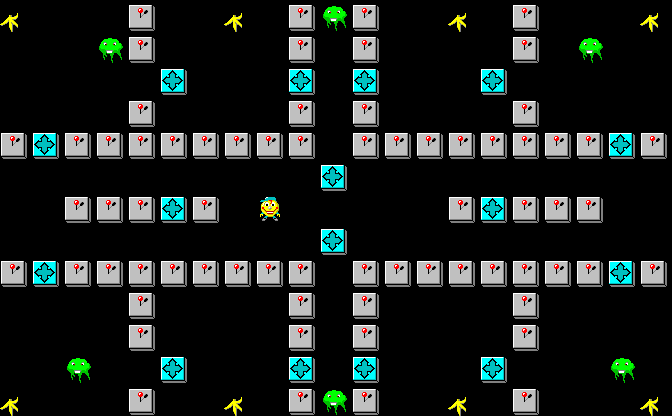

Below is a game level as drawn by its tile map, then a one-line description and the .tmx file that defines it, in full:
An orthogonal 21x13 tile map with 32x32 px tiles, 1 tile layer (Tile Layer 1).

<map version="1.9" tiledversion="1.9.1" orientation="orthogonal" renderorder="right-down" width="21" height="13" tilewidth="32" tileheight="32" infinite="0" nextlayerid="2" nextobjectid="1">
 <tileset firstgid="1" source="banania.tsx" />
 <layer id="1" name="Tile Layer 1" width="21" height="13">
  <data encoding="csv">
4, 0, 0, 0, 3, 0, 0, 4, 0, 3, 10, 3, 0, 0, 4, 0, 3, 0, 0, 0, 4
, 0, 0, 0, 10, 3, 0, 0, 0, 0, 3, 0, 3, 0, 0, 0, 0, 3, 0, 10, 0, 0
, 0, 0, 0, 0, 0, 5, 0, 0, 0, 5, 0, 5, 0, 0, 0, 5, 0, 0, 0, 0, 0
, 0, 0, 0, 0, 3, 0, 0, 0, 0, 3, 0, 3, 0, 0, 0, 0, 3, 0, 0, 0, 0
, 3, 5, 3, 3, 3, 3, 3, 3, 3, 3, 0, 3, 3, 3, 3, 3, 3, 3, 3, 5, 3
, 0, 0, 0, 0, 0, 0, 0, 0, 0, 0, 5, 0, 0, 0, 0, 0, 0, 0, 0, 0, 0
, 0, 0, 3, 3, 3, 5, 3, 0, 1, 0, 0, 0, 0, 0, 3, 5, 3, 3, 3, 0, 0
, 0, 0, 0, 0, 0, 0, 0, 0, 0, 0, 5, 0, 0, 0, 0, 0, 0, 0, 0, 0, 0
, 3, 5, 3, 3, 3, 3, 3, 3, 3, 3, 0, 3, 3, 3, 3, 3, 3, 3, 3, 5, 3
, 0, 0, 0, 0, 3, 0, 0, 0, 0, 3, 0, 3, 0, 0, 0, 0, 3, 0, 0, 0, 0
, 0, 0, 0, 0, 3, 0, 0, 0, 0, 3, 0, 3, 0, 0, 0, 0, 3, 0, 0, 0, 0
, 0, 0, 10, 0, 0, 5, 0, 0, 0, 5, 0, 5, 0, 0, 0, 5, 0, 0, 0, 10, 0
, 4, 0, 0, 0, 3, 0, 0, 4, 0, 3, 10, 3, 0, 0, 4, 0, 3, 0, 0, 0, 4
</data>
 </layer>
</map>
